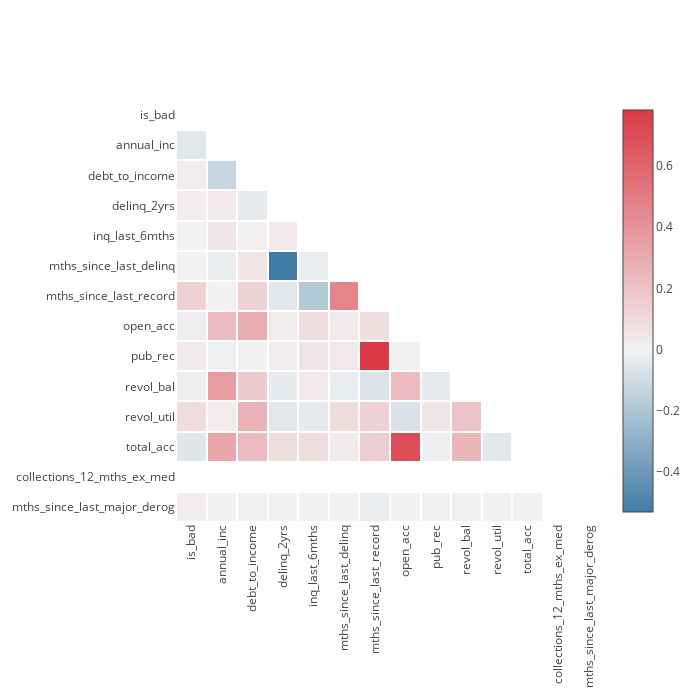

Notebook source saved alongside this figure:
### Markdown cell above
# Correlation

### Code cell
mw.correlation_matrix(df, cluster=False)

### Figure 1 — Plotly figure (JSON) as saved in the notebook; plotly's stock layout.template omitted (floating-point values rounded to 4 significant figures; data arrays with more than 128 entries replaced by an {"elided": "..."} marker saying what was removed)
{"data": [{"colorscale": [[0, "rgb(65,124,167)"], [0.4043, "rgb(242,242,242)"], [1, "rgb(217,58,70)"]], "connectgaps": false, "type": "heatmap", "uid": "7d2941be-3727-4c52-8671-8c7e88abdcb2", "x": ["is_bad", "annual_inc", "debt_to_income", "delinq_2yrs", "inq_last_6mths", "mths_since_last_delinq", "mths_since_last_record", "open_acc", "pub_rec", "revol_bal", "revol_util", "total_acc", "collections_12_mths_ex_med", "mths_since_last_major_derog"], "xgap": 2, "y": ["mths_since_last_major_derog", "collections_12_mths_ex_med", "total_acc", "revol_util", "revol_bal", "pub_rec", "open_acc", "mths_since_last_record", "mths_since_last_delinq", "inq_last_6mths", "delinq_2yrs", "debt_to_income", "annual_inc", "is_bad"], "ygap": 2, "z": {"elided": "14x14 float values"}}], "layout": {"autosize": false, "height": 700, "width": 700, "xaxis": {"automargin": true, "autorange": true, "range": [-0.5, 13.5], "showgrid": false, "tickangle": -90, "ticks": "", "type": "category"}, "yaxis": {"automargin": true, "autorange": true, "range": [-0.5, 13.5], "showgrid": false, "ticks": "", "type": "category"}}}
